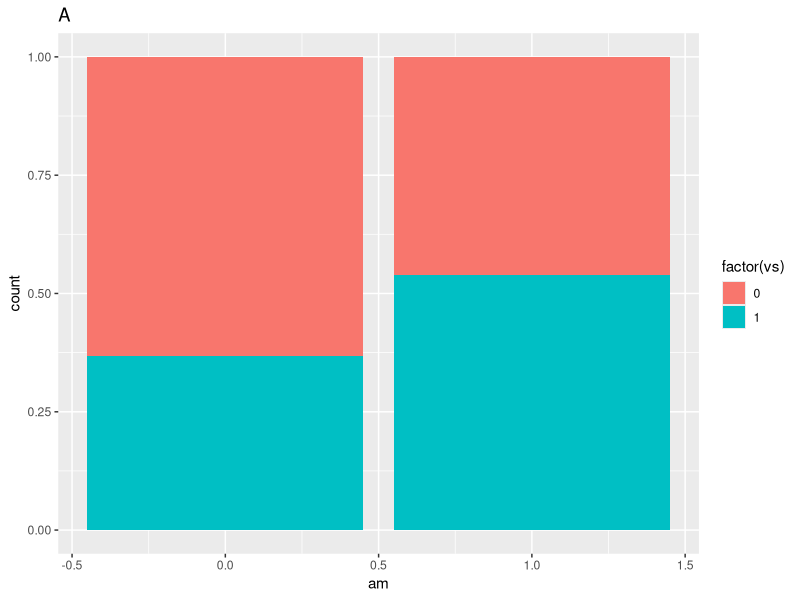
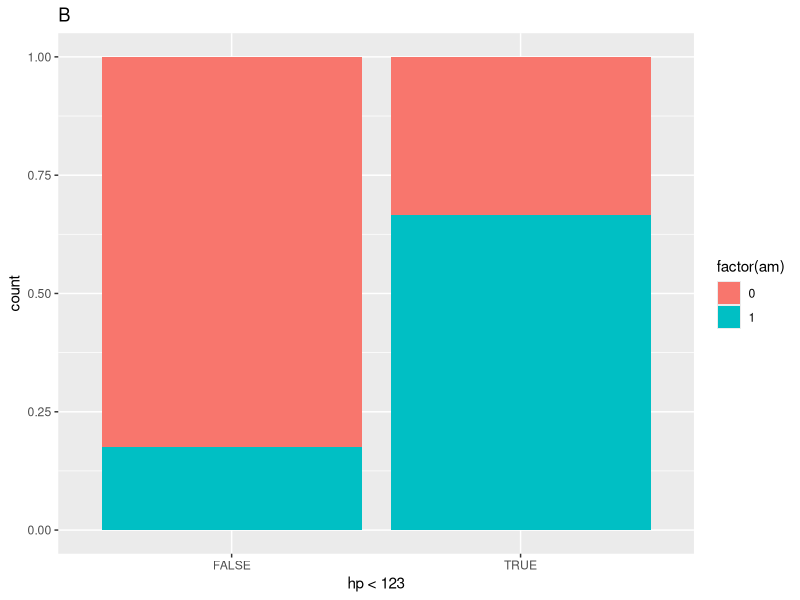
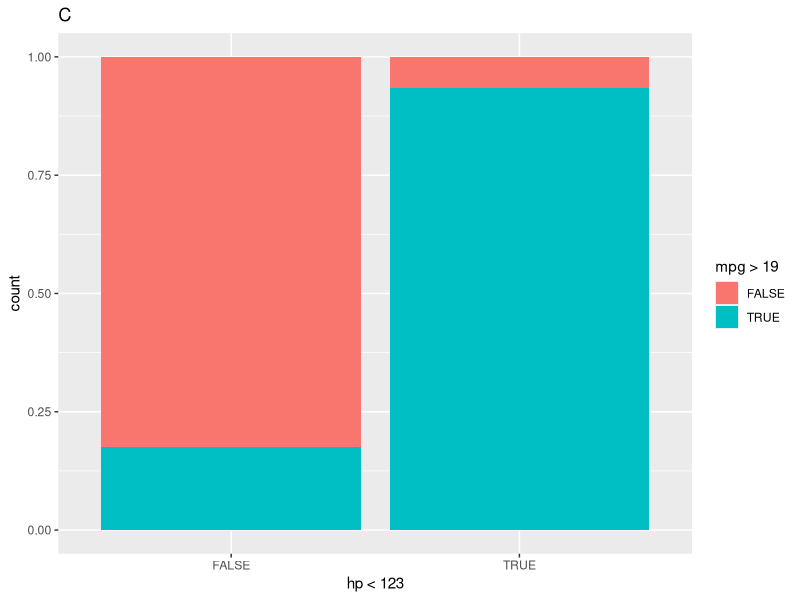

Recreate these plots in R, in order.
## ---- chunk 1
  knitr::opts_chunk$set(
  fig.pos = 'H',
  fig.asp = 0.618,
  fig.align='center',
  fig.width = 5,
  out.width = "50%",
  fig.cap = "", 
  dpi = 300,
  # tidy = TRUE,
  echo = FALSE,
  message = FALSE,
  warning = FALSE,
  cache = FALSE)
## ---- chunk 2
library("tidyverse")
data("mtcars")
## ---- chunk 3
p1 <- mtcars %>% 
  ggplot() +
  aes(x = am, fill = factor(vs)) +
  geom_bar(position = "fill") +
  labs(title = "A")


p2 <- mtcars %>% 
  ggplot() +
  aes(x = hp < 123, fill = factor(am)) +
  geom_bar(position = "fill") +
  labs(title = "B")



p3 <- mtcars %>% 
  ggplot() +
  aes(x = hp < 123, fill = mpg > 19) +
  geom_bar(position = "fill") +
  labs(title = "C")

## ---- chunk 4
p1

p2

p3
